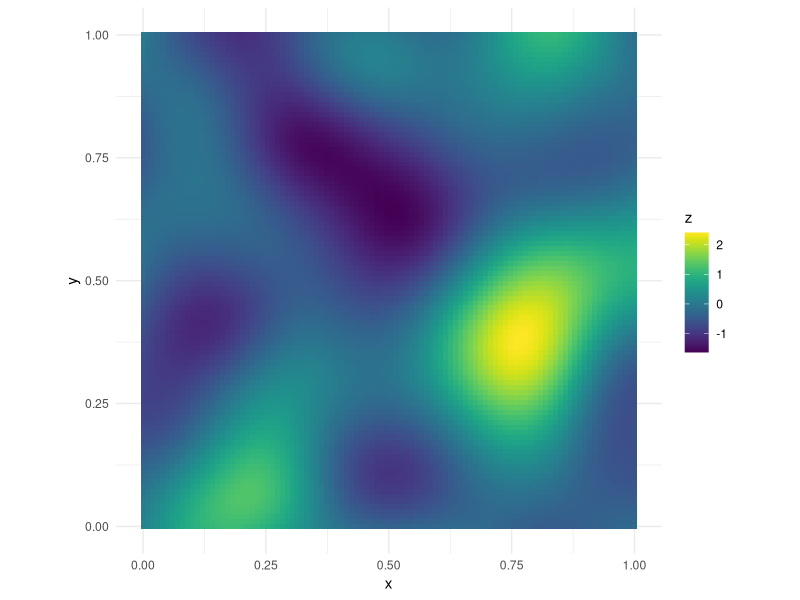
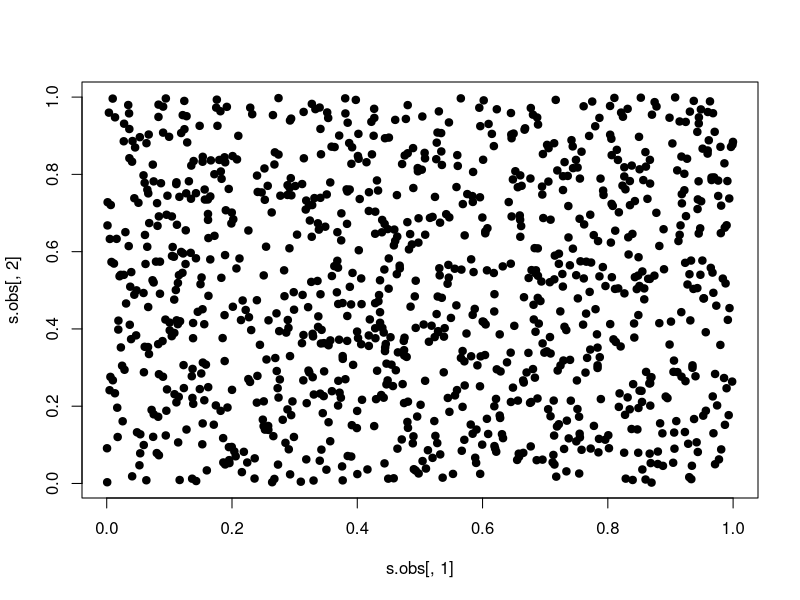
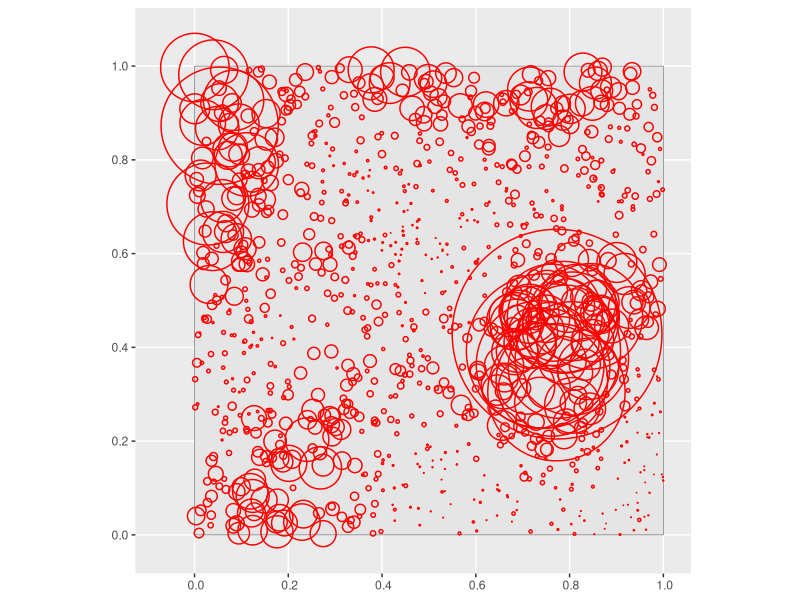
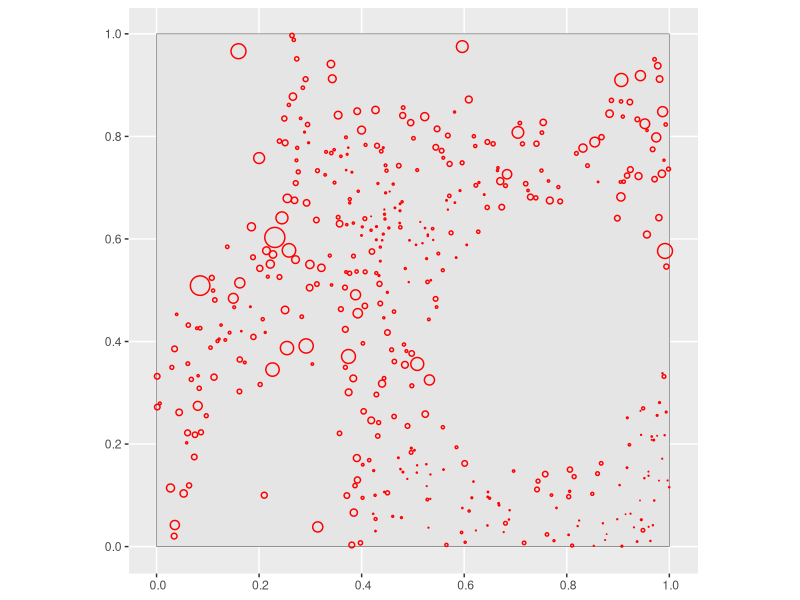
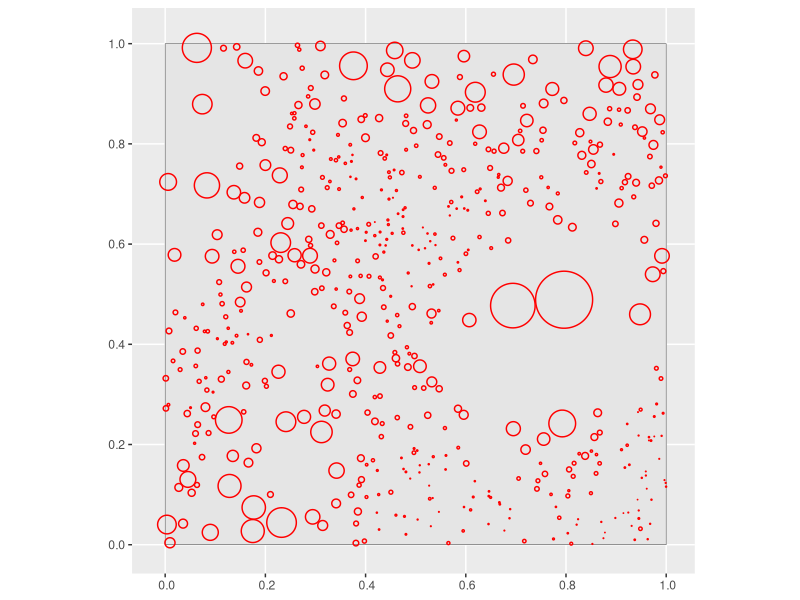

Write R code to recreate these figures, in order.
library(tidyverse)
library(viridis)
library(raster)
library(spatstat)
library(sf)
library(ggforce)

set.seed(677)

# --- Construct domain ---------------------------------------------------------
domain.range <- c(0,1)
domain.win <- owin(xrange = domain.range, yrange = domain.range)
domain.sf <- st_as_sfc(as.polygonal(domain.win)) %>% st_sf()

# construct grid
n.grid <- 100

x.full <- seq(domain.range[1], domain.range[2], length.out = n.grid)
y.full <- seq(domain.range[1], domain.range[2], length.out = n.grid)
s.full <- expand.grid(x = x.full, y = y.full)

ds <- (x.full[2] - x.full[1])^2


# --- Define variables and covariates ------------------------------------------
# simulate GP covariate
GP_2D_sim <- function(n.grid, domain.range, mu = 0,
                      sig2 = 0.5, phi = 0.2, nu = 1e-5) {
  
  s <- seq(domain.range[1], domain.range[2], length.out = n.grid)
  D1 <- as.matrix(dist(s))
  K <- exp(-(D1^2) / (phi^2) / 2)
  K <- K + nu * diag(n.grid)
  R <- chol(K)
  L <- t(R)
  
  Z1 <- matrix(rnorm(n.grid * n.grid), n.grid, n.grid)
  Z2 <- rnorm(n.grid * n.grid)
  
  part1_mat <- L %*% Z1 %*% t(L)
  part1_vec <- as.vector(part1_mat)
  
  y.sim <- mu + sqrt(sig2) * part1_vec + sqrt(nu) * Z2
  
  locs <- expand.grid(x = s, y = s)
  data.frame(x = locs[,1], y = locs[,2], z = y.sim)
}

gp.df <- GP_2D_sim(n.grid, domain.range, mu = 0,
                   sig2 = 0.5, phi = 0.15, nu = 1e-5)
gp.rast <- rasterFromXYZ(gp.df)

ggplot(gp.df, aes(x = x, y = y, fill = z)) +
  geom_tile() +
  scale_fill_viridis() +
  coord_fixed() +
  theme_minimal()

# construct design matrix
X.full <- scale(gp.df)
p <- ncol(X.full)


# --- Simulate from HPP --------------------------------------------------------
lambda <- 1000
n.y <- rpois(1, lambda)
s.obs <- cbind(x = runif(n.y), y = runif(n.y))

obs.idx <- cellFromXY(gp.rast, s.obs)
X.obs <- X.full[obs.idx,]

plot(x = s.obs[,1], y = s.obs[,2], pch = 19)


# --- Simulate radii -----------------------------------------------------------
beta.0 <- -5
beta <- c(-0.5, 0.5, 1)

mu.u <- c(beta.0 + X.obs%*%beta)
s2.u <- 0.5

u <- rnorm(length(mu.u), mu.u, s2.u)
r <- exp(u)

ggplot() +
  geom_sf(data = domain.sf) +
  geom_circle(aes(x0 = s.obs[,1], y0 = 1 - s.obs[,2], r = r), color = "red", fill = NA) +
  theme(axis.title = element_blank())

marked.s.obs <- cbind(s.obs, r)

# --- Thin PP (Matern I) -------------------------------------------------------
# remove overlapping points
s.obs.dist <- as.matrix(dist(s.obs))

r.sum <- outer(r, r, "+")

overlap.mat <- s.obs.dist < r.sum & s.obs.dist > 0

overlap <- apply(overlap.mat, 1, any)

# additional thinning
p.0 <- 0.9
thin <- rbinom(n.y, 1, 1 - p.0)
keep <- overlap + thin == 0

marked.s.obs.thinned <- marked.s.obs[keep,]
r.thinned <- r[keep]

# plot thinned process
ggplot() +
  geom_sf(data = domain.sf) +
  geom_circle(aes(x0 = marked.s.obs.thinned[,1], y0 = 1 - marked.s.obs.thinned[,2],
                  r = r.thinned), color = "red", fill = NA) +
  theme(axis.title = element_blank())


# --- Thin PP (Matern II) ------------------------------------------------------
# remove overlapping points
s.obs.dist <- as.matrix(dist(s.obs))
s.obs.dist[lower.tri(s.obs.dist)] <- 0

r.sum <- outer(r, r, "+")
r.sum[lower.tri(r.sum)] <- 0

overlap.mat <- s.obs.dist < r.sum & s.obs.dist > 0

no.overlap <- !apply(overlap.mat, 1, any)

# additional thinning
p.0 <- 0.9
no.thin <- rbinom(n.y, 1, p.0)
keep <- no.overlap*no.thin == 1

marked.s.obs.thinned <- marked.s.obs[keep,]
r.thinned <- r[keep]

# plot thinned process
ggplot() +
  geom_sf(data = domain.sf) +
  geom_circle(aes(x0 = marked.s.obs.thinned[,1], y0 = 1 - marked.s.obs.thinned[,2],
                  r = r.thinned), color = "red", fill = NA) +
  theme(axis.title = element_blank())
